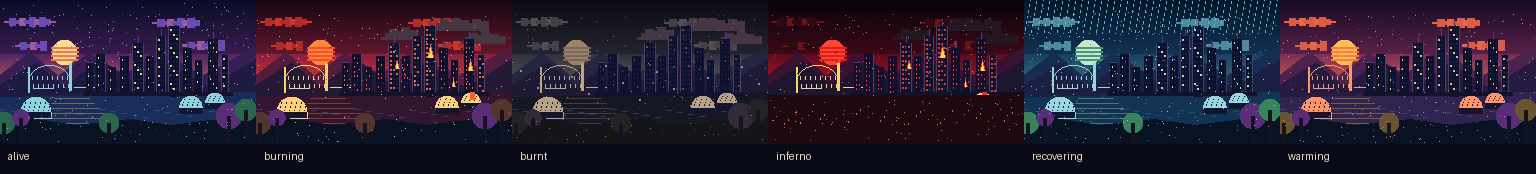
#> input picture assets_source/contact_sheet.png, 1536 x 174 px; its folder holds only this picture in this run
$ python derive_state_variant.py --input ../assets_source/contact_sheet.png --state alive
#> lines starting #> are read from the running program, lines starting #| are printed output that depends on the picture
### asset_pipeline/providers/mock_provider.py
from __future__ import annotations

import random
from pathlib import Path

from PIL import Image, ImageDraw, ImageFilter

from asset_pipeline.config import STATE_PALETTES, WORLD_EXPORT_SCALE, WORLD_LOW_RES


class MockProvider:
    """Deterministic mock pixel-art provider.

    The world composition is intentionally shared across all states: mountains,
    bridge, skyline, domes, river, and foreground keep the same positions while
    atmosphere and damage details change.
    """

    def generate_master_alive(self, output: Path, *, seed: int, width: int, height: int, time_of_day: str = "evening") -> Path:
        image = self._draw_world("alive", seed=seed, time_of_day=time_of_day)
        return self._save_world(image, output, width=width, height=height)

    def derive_state_variant(self, input_path: Path, output: Path, *, state: str, seed: int, strength: float, time_of_day: str = "evening") -> Path:
        image = self._draw_world(state, seed=seed, time_of_day=time_of_day)
        width, height = WORLD_LOW_RES[0] * WORLD_EXPORT_SCALE, WORLD_LOW_RES[1] * WORLD_EXPORT_SCALE
        if input_path.exists():
            with Image.open(input_path) as base:
                width, height = base.size
        return self._save_world(image, output, width=width, height=height)

    # [38 lines left out: functions generate_logo, generate_fx, not called in this run]

    def _draw_world(self, state: str, *, seed: int, time_of_day: str = "evening") -> Image.Image:
        rng = random.Random(seed)
        palette = dict(STATE_PALETTES[state])
        if state == "alive":
            palette.update(self._alive_time_palette(time_of_day))
        width, height = WORLD_LOW_RES
        img = Image.new("RGB", (width, height), palette["sky_top"])
        draw = ImageDraw.Draw(img)

        self._gradient(draw, width, height, palette["sky_top"], palette["sky_mid"], 0, 168)
        self._gradient(draw, width, height, palette["sky_mid"], palette["sky_low"], 108, 212)

        sun_color = self._hex(palette["sun"])
        draw.ellipse((104, 80, 154, 130), fill=sun_color)
        for y in range(95, 127, 8):
            draw.rectangle((102, y, 158, y + 3), fill=self._hex(palette["sky_low"]))

        star_color = (114, 128, 222)
        if state in {"alive", "recovering"} and time_of_day != "day":
            for _ in range(52):
                x = rng.randrange(0, width)
                y = rng.randrange(6, 96)
                draw.rectangle((x, y, x + 1, y + 1), fill=star_color)

        self._cloud_bands(draw, state, palette)
        self._mountains(draw, palette)
        self._river(draw, palette)
        self._bridge(draw, palette)
        self._city(draw, state, palette)
        self._domes(draw, state, palette)
        self._foreground(draw, state, palette)
        self._state_overlays(draw, state, palette)
        self._dither_pixels(draw, state, rng)
        return img

    def _alive_time_palette(self, time_of_day: str) -> dict[str, str]:
        palettes = {
            "day": {
                "sky_top": "#4a86d9",
                "sky_mid": "#6fb6e8",
                "sky_low": "#ffd37a",
                "sun": "#fff1a8",
                "water": "#2e73a8",
                "window": "#f8f1b2",
                "accent": "#48c9ff",
                "haze": "#d8a6cf",
            },
            "night": {
                "sky_top": "#030617",
                "sky_mid": "#0b1232",
                "sky_low": "#22164f",
                "sun": "#d8e8ff",
                "water": "#07152f",
                "window": "#ffd56a",
                "accent": "#5fd7ff",
                "haze": "#36236d",
            },
            "evening": STATE_PALETTES["alive"],
        }
        return palettes.get(time_of_day, palettes["evening"])

    def _save_world(self, image: Image.Image, output: Path, *, width: int, height: int) -> Path:
        output.parent.mkdir(parents=True, exist_ok=True)
        scaled = image.resize((width, height), Image.Resampling.NEAREST)
        if output.suffix.lower() == ".webp":
            scaled.save(output, quality=92, method=6)
        else:
            scaled.save(output)
        return output

    def _gradient(self, draw: ImageDraw.ImageDraw, width: int, _height: int, top: str, bottom: str, y0: int, y1: int) -> None:
        c0 = self._hex(top)
        c1 = self._hex(bottom)
        for y in range(y0, y1):
            t = (y - y0) / max(1, y1 - y0 - 1)
            color = tuple(int(c0[i] * (1 - t) + c1[i] * t) for i in range(3))
            draw.line((0, y, width, y), fill=color)

    def _cloud_bands(self, draw: ImageDraw.ImageDraw, state: str, palette: dict[str, str]) -> None:
        cloud = self._hex(palette["haze"])
        alt = self._mix(cloud, self._hex(palette["sky_low"]), 0.35)
        bands = [(8, 44, 96), (305, 46, 88), (30, 92, 60), (365, 91, 72)]
        for x, y, w in bands:
            for i in range(0, w, 10):
                h = 5 + (i % 18)
                draw.rectangle((x + i, y - h // 2, x + i + 14, y + h // 2), fill=cloud if i % 3 else alt)
        if state in {"warming", "burning", "inferno", "burnt"}:
            smoke = (22, 15, 18) if state == "warming" else (26, 10, 15) if state in {"inferno", "burnt"} else (48, 35, 43)
            smoke_bands = [(250, 74, 70), (352, 55, 100), (410, 82, 75)]
            if state == "warming":
                smoke_bands = [(282, 88, 46), (338, 70, 58), (425, 96, 42)]
            if state == "burnt":
                smoke_bands.extend([(170, 92, 92), (294, 44, 132), (36, 116, 115)])
            for x, y, w in smoke_bands:
                for i in range(0, w, 8):
                    draw.rectangle((x + i, y - (i % 21), x + i + 18, y + 6), fill=smoke)

    def _mountains(self, draw: ImageDraw.ImageDraw, palette: dict[str, str]) -> None:
        far = self._mix(self._hex(palette["sky_mid"]), (22, 24, 65), 0.48)
        near = self._mix(self._hex(palette["sky_top"]), (48, 39, 84), 0.54)
        draw.polygon([(0, 150), (60, 104), (117, 152), (178, 105), (250, 150), (315, 98), (405, 151), (512, 93), (512, 184), (0, 184)], fill=far)
        draw.polygon([(0, 170), (72, 125), (128, 174), (200, 119), (276, 172), (338, 127), (420, 176), (512, 118), (512, 195), (0, 195)], fill=near)

    def _river(self, draw: ImageDraw.ImageDraw, palette: dict[str, str]) -> None:
        water = self._hex(palette["water"])
        draw.polygon([(0, 194), (512, 184), (512, 288), (0, 288)], fill=water)
        reflection = self._mix(water, self._hex(palette["sun"]), 0.35)
        for y in range(196, 252, 10):
            draw.rectangle((108 - (y - 196), y, 180 + (y - 196), y + 2), fill=reflection)
        for x in range(0, 512, 22):
            draw.rectangle((x, 218 + (x % 18), x + 12, 220 + (x % 18)), fill=self._mix(water, (81, 95, 150), 0.45))

    def _bridge(self, draw: ImageDraw.ImageDraw, palette: dict[str, str]) -> None:
        bridge = self._mix(self._hex(palette["accent"]), (240, 210, 160), 0.45)
        dark = (26, 25, 53)
        draw.line((25, 178, 190, 174), fill=bridge, width=2)
        draw.line((25, 184, 190, 180), fill=dark, width=3)
        draw.rectangle((56, 135, 60, 186), fill=bridge)
        draw.rectangle((138, 126, 143, 182), fill=bridge)
        draw.arc((55, 130, 143, 210), 190, 350, fill=bridge, width=2)
        for x in range(64, 140, 10):
            draw.line((x, 147, x + 4, 181), fill=bridge)

    def _city(self, draw: ImageDraw.ImageDraw, state: str, palette: dict[str, str]) -> None:
        body = (12, 17, 44) if state != "burnt" else (15, 9, 18)
        outline = (82, 58, 113) if state != "burnt" else (87, 28, 32)
        buildings = [
            (172, 125, 14, 60), (192, 108, 19, 80), (216, 134, 16, 51), (240, 112, 18, 76),
            (265, 86, 22, 102), (292, 112, 16, 75), (313, 72, 18, 118), (337, 52, 22, 142),
            (366, 96, 18, 92), (390, 120, 15, 66), (416, 78, 20, 109), (443, 110, 14, 76),
        ]
        for x, y, w, h in buildings:
            if state == "burnt":
                collapse = (x + h) % 21
                jag = [(x, y + collapse % 10), (x + w // 3, y + 7), (x + w // 2, y - 4), (x + w, y + collapse % 14), (x + w, y + h), (x, y + h)]
                draw.polygon(jag, fill=body, outline=outline)
                if h > 72:
                    draw.line((x + 2, y + 18, x + w - 2, y + h - 8), fill=(255, 72, 35), width=1)
                    draw.line((x + w - 2, y + 26, x + 2, y + h - 16), fill=(116, 36, 34), width=1)
            else:
                draw.rectangle((x, y, x + w, y + h), fill=body, outline=outline)
            if h > 90:
                draw.rectangle((x + w // 2, y - 13, x + w // 2 + 2, y), fill=outline)
            self._windows(draw, x, y, w, h, state, palette)
        draw.rectangle((167, 184, 466, 192), fill=(18, 18, 43))

    def _windows(self, draw: ImageDraw.ImageDraw, x: int, y: int, w: int, h: int, state: str, palette: dict[str, str]) -> None:
        if state == "burnt":
            on_every = 1
        elif state == "inferno":
            on_every = 2
        else:
            on_every = 4
        color = self._hex(palette["window"])
        dark = (25, 31, 63)
        idx = 0
        for yy in range(y + 7, y + h - 5, 9):
            for xx in range(x + 4, x + w - 3, 6):
                fill = color if idx % on_every == 0 or state in {"burning", "inferno", "burnt"} and idx % 3 == 0 else dark
                draw.rectangle((xx, yy, xx + 2, yy + 3), fill=fill)
                idx += 1

    def _domes(self, draw: ImageDraw.ImageDraw, state: str, palette: dict[str, str]) -> None:
        dome = self._mix(self._hex(palette["accent"]), (255, 218, 163), 0.38)
        shadow = (20, 20, 50)
        for cx, cy, r in [(72, 224, 31), (382, 215, 24), (430, 205, 20)]:
            draw.pieslice((cx - r, cy - r, cx + r, cy + r), 180, 360, fill=dome, outline=shadow)
            draw.rectangle((cx - r, cy, cx + r, cy + 13), fill=shadow, outline=dome)
            for dx in range(-r + 6, r, 10):
                draw.line((cx + dx, cy - 2, cx + dx + 5, cy - r + 8), fill=shadow)
        if state in {"burning", "inferno"}:
            draw.rectangle((428, 185, 438, 199), fill=self._hex(palette["window"]))

    def _foreground(self, draw: ImageDraw.ImageDraw, state: str, palette: dict[str, str]) -> None:
        ground = (9, 18, 34) if state != "burnt" else (20, 7, 10)
        draw.polygon([(0, 246), (60, 236), (152, 250), (260, 238), (342, 250), (512, 229), (512, 288), (0, 288)], fill=ground)
        foliage = {
            "alive": (42, 101, 76),
            "warming": (103, 84, 50),
            "burning": (82, 53, 46),
            "inferno": (42, 24, 28),
            "burnt": (64, 18, 19),
            "recovering": (54, 131, 91),
        }[state]
        purple = (89, 45, 120) if state != "burnt" else (92, 24, 29)
        for x, y, r, color in [(8, 246, 22, foliage), (42, 236, 17, purple), (458, 232, 26, purple), (492, 220, 22, foliage), (218, 246, 20, foliage)]:
            draw.ellipse((x - r, y - r, x + r, y + r), fill=color)
            draw.rectangle((x - 3, y, x + 3, 286), fill=(20, 18, 34))

    def _state_overlays(self, draw: ImageDraw.ImageDraw, state: str, palette: dict[str, str]) -> None:
        fire = self._hex(palette["window"])
        if state == "warming":
            for x, y, w, h in [(278, 70, 22, 62), (332, 48, 28, 78), (402, 82, 24, 56)]:
                smoke = (18, 13, 17)
                for step in range(0, h, 9):
                    offset = (step // 9 % 3) * 3 - 3
                    draw.rectangle((x + offset, y + step, x + w + offset, y + step + 7), fill=smoke)
                draw.rectangle((x + 3, y - 6, x + w - 5, y + 4), fill=(9, 7, 10))
        if state in {"burning", "inferno", "burnt"}:
            fire_points = [(278, 128, 9), (343, 102, 13), (424, 130, 11), (392, 166, 7)]
            if state == "burnt":
                fire_points.extend([(184, 148, 8), (242, 118, 12), (315, 94, 15), (362, 76, 17), (452, 136, 12), (72, 228, 10), (430, 203, 12)])
            for x, y, s in fire_points:
                draw.polygon([(x, y + s), (x + s // 2, y - s), (x + s, y + s)], fill=fire)
                draw.polygon([(x + 2, y + s), (x + s // 2, y - s // 2), (x + s - 2, y + s)], fill=(255, 216, 80))
        if state in {"inferno", "burnt"}:
            draw.rectangle((0, 191, 512, 288), fill=(30, 9, 16) if state == "inferno" else (22, 5, 8))
            for x in range(0, 512, 8):
                if x % 24:
                    draw.rectangle((x, 248 - x % 31, x + 2, 250 - x % 31), fill=(255, 82, 40))
        if state == "recovering":
            for x in range(0, 512, 13):
                draw.line((x, 0, x - 12, 68), fill=(82, 186, 218), width=1)
        if state == "burnt":
            for x in range(0, 512, 11):
                y = 108 + x % 124
                draw.rectangle((x, y, x + 2, y + 2), fill=(255, 96, 44))
            for x in range(172, 470, 28):
                y = 178 + x % 36
                draw.polygon([(x, y + 24), (x + 9, y - 18), (x + 19, y + 24)], fill=(255, 62, 28))
                draw.polygon([(x + 4, y + 22), (x + 10, y - 6), (x + 15, y + 22)], fill=(255, 210, 70))
            for x, y, w, h in [(188, 164, 28, 20), (250, 150, 44, 16), (330, 140, 36, 22), (404, 168, 52, 18)]:
                draw.polygon([(x, y), (x + w, y + 4), (x + w - 8, y + h), (x + 5, y + h - 2)], fill=(42, 10, 14), outline=(255, 67, 34))
            for box in [(42, 174, 76, 190), (97, 168, 128, 187), (145, 172, 186, 189)]:
                draw.rectangle(box, fill=(16, 5, 8))
            draw.line((26, 179, 65, 190), fill=(255, 87, 40), width=1)
            draw.line((96, 186, 138, 171), fill=(255, 87, 40), width=1)
            draw.polygon([(103, 82), (157, 81), (151, 111), (110, 122)], fill=(28, 6, 10))
            draw.rectangle((96, 98, 162, 106), fill=(255, 84, 37))
            draw.rectangle((111, 118, 151, 124), fill=(255, 117, 45))
            for x in range(0, 512, 18):
                draw.rectangle((x, 238 + x % 28, x + 10, 241 + x % 28), fill=(62, 13, 15))

    def _dither_pixels(self, draw: ImageDraw.ImageDraw, state: str, rng: random.Random) -> None:
        colors = {
            "alive": [(255, 134, 92), (80, 60, 140), (42, 200, 240)],
            "warming": [(255, 111, 60), (163, 57, 84), (230, 151, 66)],
            "burning": [(255, 75, 47), (95, 20, 40), (255, 190, 70)],
            "inferno": [(255, 42, 26), (70, 10, 25), (255, 120, 50)],
            "burnt": [(255, 68, 34), (156, 30, 26), (46, 10, 14), (255, 183, 58)],
            "recovering": [(72, 168, 146), (65, 126, 156), (128, 230, 178)],
        }[state]
        for _ in range(950):
            x = rng.randrange(0, 512)
            y = rng.randrange(28, 286)
            draw.point((x, y), fill=rng.choice(colors))

    # [69 lines left out: functions _clouds, _smoke, _fire, _particles, _birds, not called in this run]

    def _hex(self, value: str) -> tuple[int, int, int]:
        value = value.lstrip("#")
        return tuple(int(value[i : i + 2], 16) for i in (0, 2, 4))

    def _mix(self, a: tuple[int, int, int], b: tuple[int, int, int], t: float) -> tuple[int, int, int]:
        return tuple(int(a[i] * (1 - t) + b[i] * t) for i in range(3))

### scripts/derive_state_variant.py
#!/usr/bin/env python3
from __future__ import annotations

import argparse
import sys
from pathlib import Path

sys.path.insert(0, str(Path(__file__).resolve().parents[1]))

from asset_pipeline.config import ASSETS_SOURCE, PUBLIC_ASSETS, RISK_STATES, WORLD_EXPORT_SIZE
from asset_pipeline.providers.mock_provider import MockProvider


def parse_bool(value: str) -> bool:
    return value.lower() in {"1", "true", "yes", "on"}


def main() -> None:
    parser = argparse.ArgumentParser(description="Derive a state variant from the master alive composition.")
    parser.add_argument("--input", default=str(ASSETS_SOURCE / "selected" / "master_alive.png"))
    parser.add_argument("--state", required=True, choices=RISK_STATES)
    parser.add_argument("--region", default="global")
    parser.add_argument("--time", default="evening")
    parser.add_argument("--strength", type=float, default=0.35)
    parser.add_argument("--seed", type=int, default=201)
    parser.add_argument("--mock", type=parse_bool, default=True)
    args = parser.parse_args()

    if not args.mock:
        raise SystemExit("SDXL img2img is deferred for GPU handoff. Run with --mock true on this machine.")

    provider = MockProvider()
    input_path = Path(args.input)
    raw = ASSETS_SOURCE / "generated_raw" / f"world_{args.region}_{args.time}_{args.state}_seed{args.seed}.png"
    public = PUBLIC_ASSETS / "worlds" / args.region / args.time / args.state / "world_plate.webp"
    provider.derive_state_variant(input_path, raw, state=args.state, seed=args.seed, strength=args.strength, time_of_day=args.time)
#> in _draw_world, `img = Image.new("RGB", (width, height), palette["sky_top"])`:
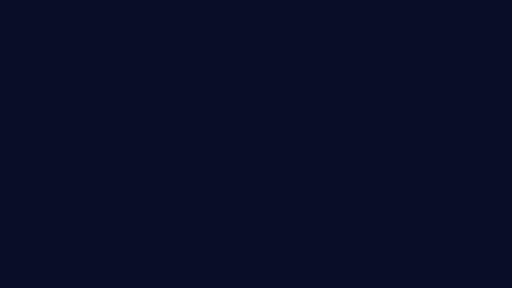
#> img: PIL image 512x288 RGB; mean R, G, B 9, 13, 40
#> in derive_state_variant, `image = self._draw_world(state, seed=seed, time_of_day=time_of_day)`:
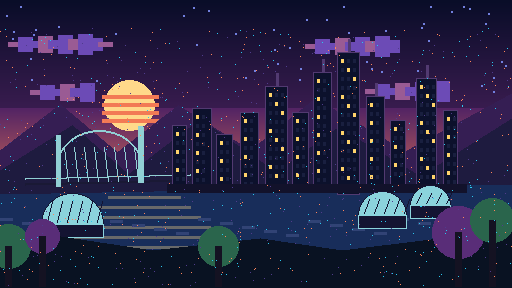
#> image: PIL image 512x288 RGB; mean R, G, B 41.7, 38.9, 71.5
#> in derive_state_variant, base is the input picture: PIL image 1536x174 RGB; mean R, G, B 39.3, 30.4, 49.5
#> in _save_world, `scaled = image.resize((width, height), Image.Resampling.NEAREST)`:
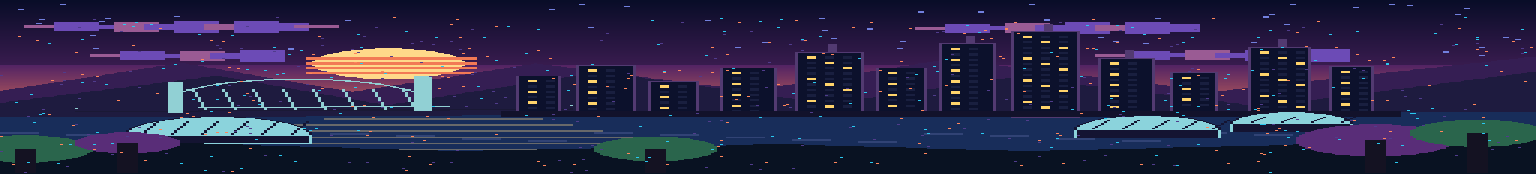
#> scaled: PIL image 1536x174 RGB; mean R, G, B 41.5, 38.5, 71.3
    provider.derive_state_variant(input_path, public, state=args.state, seed=args.seed, strength=args.strength, time_of_day=args.time)
    print(f"Generated mock state variant: {public}")


if __name__ == "__main__":
    main()
